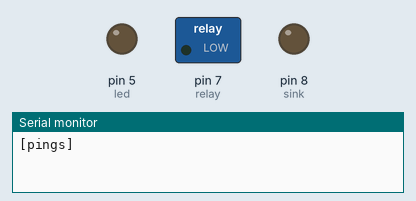
This sketch was run on a simulated Arduino Uno, built with avr-gcc and run on an emulated ATmega328P. Parts: switched loads named in the sketch (green lamp = pin HIGH), output pins drawn as LEDs (lit = HIGH), the last lines printed to the serial monitor.

Above: at 0.5 s.
At 6.0 s:
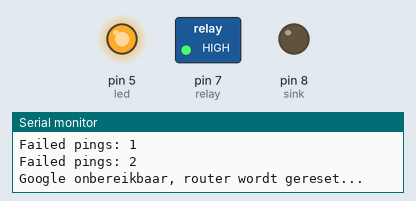
At 26.0 s:
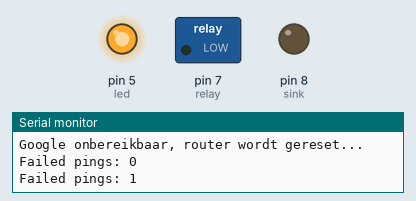
Timing chart, 0 to 26.8 s (numbered marks = the images above):
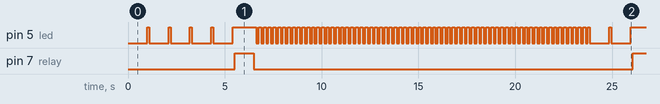

Measured:
- by itself, pin 5 (led): repeats every 20.6 s: HIGH 1.2 s, 69 × (LOW 0.13 s, HIGH 0.13 s), LOW 1.0 s, HIGH 0.10 s, LOW 1.0 s
- by itself, pin 7 (relay): alternates HIGH for 1.0 s and LOW for 19.6 s
- by itself, everything shown: repeats every 61.7 s, in 432 steps

The sketch:

routerreset.ino
```cpp
#include <EtherCard.h>

static byte myip[] = { 192,168,0,200 };
static byte gwip[] = { 192,168,0,1 };
static byte mymac[] = { 0x74,0x69,0x69,0x2D,0x30,0x30 };
byte Ethernet::buffer[700];
static uint32_t timer;

int led = 5;
int relay = 7;
int sink = 8;
int counter = -2;

// called when a ping comes in (replies to it are automatic)
static void gotPinged (byte* ptr) {
  ether.printIp(">>> ping from: ", ptr);
}

void setup () {
  Serial.begin(57600);
  Serial.println("\n[pings]");

  if (ether.begin(sizeof Ethernet::buffer, mymac, 9) == 0){
    Serial.println("Failed to access Ethernet controller");
  }

  ether.staticSetup(myip, gwip);
  ether.printIp("IP:  ", ether.myip);
  ether.printIp("GW:  ", ether.gwip);

  // call this to report others pinging us
  ether.registerPingCallback(gotPinged);
  ether.parseIp(ether.hisip, "74.125.230.127");

  timer = 0;
  Serial.println();

  pinMode(led,OUTPUT);
  pinMode(relay,OUTPUT);
  pinMode(sink,OUTPUT);
  digitalWrite(sink,LOW);
}

void loop () {
  word len = ether.packetReceive(); // go receive new packets
  word pos = ether.packetLoop(len); // respond to incoming pings

  if(counter >= 3){
   Serial.println("Google onbereikbaar, router wordt gereset...");
   resetRouter();
  }

  // report whenever a reply to our outgoing ping comes back
  if (len > 0 && ether.packetLoopIcmpCheckReply(ether.hisip)) {
    Serial.print("  ");
    Serial.print((micros() - timer) * 0.001, 3);
    Serial.println(" ms");
    counter--;
  }

  // ping a remote server once every few seconds
  if (micros() - timer >= 1000000) {
    digitalWrite(led,HIGH);
    delay(100);
    digitalWrite(led,LOW);
    Serial.println("Failed pings: " + String(counter));
    ether.printIp("Pinging: ", ether.hisip);
    timer = micros();
    ether.clientIcmpRequest(ether.hisip);
    counter++;
  }
}

void resetRouter(){
 digitalWrite(led,HIGH);
 digitalWrite(relay,HIGH);
 delay(1000);
 digitalWrite(relay,LOW);
 for(int i = 1;i<70;i++){
  digitalWrite(led,HIGH);
  delay(125);
  digitalWrite(led,LOW);
  delay(125);
 }
 counter = 0;
}
```
